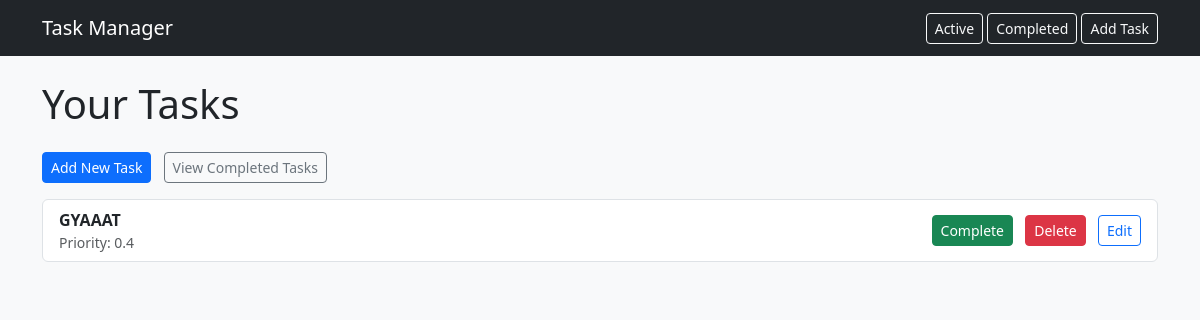
/tasks, run on an earlier commit of the app's database.
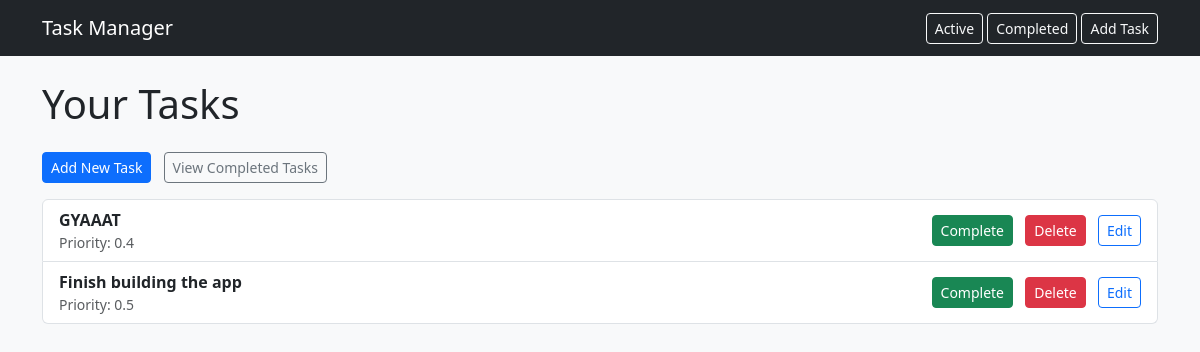
And on a later commit of the database.
### tables this page shows
CREATE TABLE tasks (
            id INTEGER PRIMARY KEY AUTOINCREMENT,
            title TEXT NOT NULL,
            description TEXT,
            due_date TEXT,
            category TEXT,
            priority REAL,
            completed INTEGER DEFAULT 0 
        );

### app.py (the view)
@app.route("/tasks")
def tasks_page():
    tasks = get_all_tasks() #Fetches all tasks
    return render_template('tasks.html', tasks=tasks, title = "Your tasks") #Renders the tasks.html template with the tasks data

### models.py (called while the page is built)
def get_db_connection():
    return sqlite3.connect('database.db')

def get_all_tasks():
    connection = get_db_connection()
    cursor = connection.cursor()
    cursor.execute('SELECT * FROM tasks')
    tasks = cursor.fetchall()
    connection.close() #Closes the connection to free up resources
    return tasks

### templates/tasks.html
{% extends "base.html" %}
{% block content %}
<h1 class="mb-4">Your Tasks</h1>
<div class="mb-3">
    <a href="/add" class="btn btn-primary btn-sm">Add New Task</a>
    <a href="/completed" class="btn btn-outline-secondary btn-sm ms-2">View Completed Tasks</a>
</div>
<ul class="list-group">
    {% for task in tasks %}
        <li class="list-group-item d-flex justify-content-between align-items-center">
            <div>
                <strong>{{ task[1] }}</strong>
                <div class="text-muted small">
                    Priority: {{ task[5] }}
                </div>
            </div>
            <div>
                {% if task[6] == 1 %}
                    <span class="badge bg-success">Completed</span>
                {% else %}
                    <a href="/complete/{{ task[0] }}" class="btn btn-success btn-sm">Complete</a>
                {% endif %}
                <a href="/delete/{{ task[0] }}" class="btn btn-danger btn-sm ms-2">Delete</a>
                <a href="/edit/{{ task[0] }}" class="btn btn-outline-primary btn-sm ms-2">Edit</a>
            </div>
        </li>
    {% endfor %}
</ul>
{% endblock %}

What changed in the data, as far as the page shows it:
added tasks: title "Finish building the app", priority "0.5"
